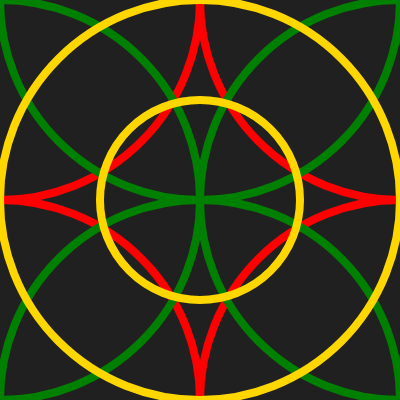
Frame 1 (no input)
Frame 60 (no input): identical to frame 1, image omitted
Frame 120 (the mouse pressed at the canvas centre since frame 60): identical to frame 1, image omitted

The p5.js sketch that drew this single still picture (run headless with seeded random() and noise() and a simulated clock; from frame 60 on, the mouse is pressed at the canvas centre):

// p5.js sketch
// ── sketch.js
let w = 400
let h = 400

function setup() {
  createCanvas(w, h);
  noFill();
  stroke(255);
  strokeWeight(8);
}

function draw() {
  background(32);

  // corner circles
  stroke('red')
  circle(0, 0, w);
  circle(w, 0, w);
  circle(0, h, w);
  circle(w, h, w);

  // top, bottom, left, and right circles
  stroke('green')
  circle(w/2, 0, w);
  circle(w/2, h, w);
  circle(0, h/2, w);
  circle(w, w/2, w);

  // centered circles
  stroke('gold')
  circle(w/2, h/2, w);
  circle(w/2, h/2, w/2);
}

// https://happycoding.io/tutorials/p5js/calling-functions/circles
